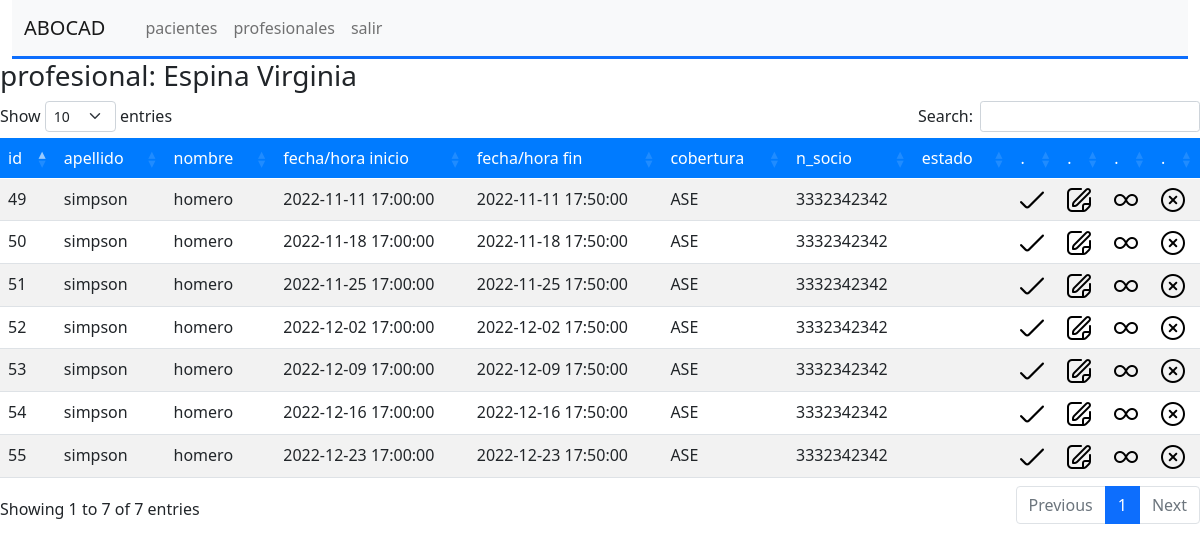
Page /modules/turnos/turnosProfesional.php?id=3&nombre=Espina Virginia on the committed database.
### tables this page shows
CREATE TABLE IF NOT EXISTS `eventos` (
  `id` int NOT NULL AUTO_INCREMENT,
  `profesional` int NOT NULL,
  `dni` int NOT NULL,
  `title` varchar(255) DEFAULT NULL,
  `description` text,
  `start` datetime DEFAULT NULL,
  `end` datetime DEFAULT NULL,
  `textColor` varchar(7) DEFAULT NULL,
  `backgroundColor` varchar(7) DEFAULT NULL,
  `estado` char(3) DEFAULT '',
  PRIMARY KEY (`id`)
);

CREATE TABLE IF NOT EXISTS `pacientes` (
  `id` int NOT NULL AUTO_INCREMENT,
  `apellido` varchar(100) NOT NULL,
  `nombre` varchar(100) NOT NULL,
  `dni` varchar(8) NOT NULL,
  `direccion` varchar(150) NOT NULL,
  `cobertura1` tinyint NOT NULL,
  `c1numero` bigint NOT NULL,
  `contacto` text NOT NULL,
  `estado` tinyint(1) NOT NULL DEFAULT '1',
  `reintegro` tinyint DEFAULT '0',
  PRIMARY KEY (`id`),
  UNIQUE KEY `dni` (`dni`),
  KEY `FK_cobertura_persona` (`cobertura1`)
);

CREATE TABLE IF NOT EXISTS `coberturas` (
  `id` int NOT NULL AUTO_INCREMENT,
  `nombre` varchar(150) NOT NULL,
  PRIMARY KEY (`id`)
);

### modules/db/dbConnection.php (called while the page is built, shortened)
<?php
    class db {
        public static function conectar() {
            try {
                $dbUser = 'root';
                $dbPassword = '';
                $conn = new PDO('mysql:host=localhost; dbname=abocad', $dbUser, $dbPassword);
                return $conn;
            } catch (PDOException $error1) {
                echo 'no es posible conectarse con la base de datos ('.$error1->getMessage().')';
            } catch (Exception $error2) {
                echo 'error general ('.$error2->getMessage().')';
            }
        }
    }
?>

### modules/turnos/turnosProfesional.php (the view, shortened to what this page needs)
<!DOCTYPE html>
<html lang="en">
<head>
    <link rel="stylesheet" href="../../assets/bootstrap/css/bootstrap.min.css">
    <link rel="stylesheet" href="./turnosProfesional.css">
    <link rel="stylesheet" type="text/css" href="../../assets/datatables/datatables.min.css">
    <link rel="stylesheet" type="text/css" href="../../assets/datatables/DataTables-1.12.1/css/dataTables.bootstrap5.min.css">
</head>
<body>
    <?php require_once('../navBar.php'); ?>
    <?php require_once("../db/dbConnection.php"); ?>
    <?php
        $id_profesional = $_GET['id'];
        $nombre_profesional = $_GET['nombre'];
    ?>
    <h3>profesional: <?php echo $nombre_profesional ?></h3>
    <table id="example" class="table table-striped" style="width:100%">
        <thead>
            <tr>
                <td>id</td>
                <td>apellido</td>
                <td>nombre</td>
                <td>fecha/hora inicio</td>
                <td>fecha/hora fin</td>
                <td>cobertura</td>
                <td>n_socio</td>
                <td>estado</td>
                <td>.</td>
                <td>.</td>
                <td>.</td>
                <td>.</td>
            </tr>
        </thead>
        <tbody>
        <?php
            $sql = "SELECT
                    eventos.id,pacientes.apellido,pacientes.nombre,eventos.start as inicio,
                    eventos.end as fin,coberturas.nombre as cobertura,pacientes.c1numero as n_socio,eventos.estado
                FROM eventos
                    inner join pacientes ON
                    eventos.dni = pacientes.dni
                    left join coberturas ON
                    pacientes.cobertura1 = coberturas.id
                where profesional = '$id_profesional' order by start";
            $p = db::conectar()->prepare($sql);
            $p->execute();
            $datos = $p->fetchAll(PDO::FETCH_ASSOC);
            foreach($datos as $row){
                $id = $row['id'];
                $apellido = $row['apellido'];
                $nombre = $row['nombre'];
                $start = $row['inicio'];
                $end = $row['fin'];
                $cobertura = $row['cobertura'];
                $n_socio = $row['n_socio'];
                $estado = $row['estado'];
            ?>
                <tr>
                <?php if($estado == 'pre'){ ?>
                    <td><font color="green"><?php echo $id ?></td>
                    <td><font color="green"><?php echo $apellido ?></td>
                    <td><font color="green"><?php echo $nombre ?></td>
                    <td><font color="green"><?php echo $start ?></td>
                    <td><font color="green"><?php echo $end ?></td>
                    <td><font color="green"><?php echo $cobertura ?></td>
                    <td><font color="green"><?php echo $n_socio ?></td>
                    <td><font color="green"><?php echo $estado ?></td>
                <?php } else { ?>
                    <td><?php echo $id ?></td>
                    <td><?php echo $apellido ?></td>
                    <td><?php echo $nombre ?></td>
                    <td><?php echo $start ?></td>
                    <td><?php echo $end ?></td>
                    <td><?php echo $cobertura ?></td>
                    <td><?php echo $n_socio ?></td>
                    <td><?php echo $estado ?></td>
                    <?php }?>
                    <td><a href="./turnosClose.php?id=<?php echo $id ?>"><img src="../../assets/icons/cerrar.png" alt="cerrar"></a></td>
                    <td><a href="./turnosEdit.php?id=<?php echo $id ?>"><img src="../../assets/icons/editar.png" alt="modificar"></a></td>
                    <td><a href="./turnosMultiply.php?id=<?php echo $id ?>"><img src="../../assets/icons/replicar.png" alt="replicar"></a></td>
                    <td><a href="./turnosDelete.php?id=<?php echo $id ?>"><img src="../../assets/icons/borrar.png" alt="borrar"></a></td>
                </tr>
            <?php } ?>
        </tbody>
    </table>
</body>
</html>

### modules/turnos/turnosProfesional.css (style rules this page uses)
body { background-color:#dee2e6; }
table.dataTable thead { background: #007bff; color:white; }

### rows in the picture
eventos: id "49", pacientes.apellido "simpson", pacientes.nombre "homero", start "2022-11-11 17:00:00", end "2022-11-11 17:50:00", coberturas.nombre "ASE", pacientes.c1numero "3332342342"
eventos: id "50", pacientes.apellido "simpson", pacientes.nombre "homero", start "2022-11-18 17:00:00", end "2022-11-18 17:50:00", coberturas.nombre "ASE", pacientes.c1numero "3332342342"
eventos: id "51", pacientes.apellido "simpson", pacientes.nombre "homero", start "2022-11-25 17:00:00", end "2022-11-25 17:50:00", coberturas.nombre "ASE", pacientes.c1numero "3332342342"
eventos: id "52", pacientes.apellido "simpson", pacientes.nombre "homero", start "2022-12-02 17:00:00", end "2022-12-02 17:50:00", coberturas.nombre "ASE", pacientes.c1numero "3332342342"
eventos: id "53", pacientes.apellido "simpson", pacientes.nombre "homero", start "2022-12-09 17:00:00", end "2022-12-09 17:50:00", coberturas.nombre "ASE", pacientes.c1numero "3332342342"
eventos: id "54", pacientes.apellido "simpson", pacientes.nombre "homero", start "2022-12-16 17:00:00", end "2022-12-16 17:50:00", coberturas.nombre "ASE", pacientes.c1numero "3332342342"
eventos: id "55", pacientes.apellido "simpson", pacientes.nombre "homero", start "2022-12-23 17:00:00", end "2022-12-23 17:50:00", coberturas.nombre "ASE", pacientes.c1numero "3332342342"

### other values in the picture
$nombre_profesional "Espina Virginia"
